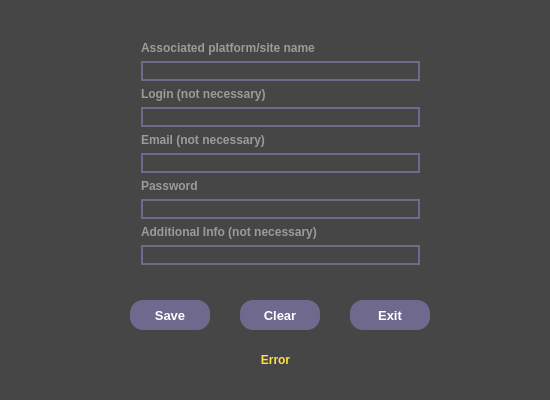
<?xml version="1.0" encoding="UTF-8"?>
<ui version="4.0">
 <class>RecordClass</class>
 <widget class="QMainWindow" name="RecordClass">
  <property name="geometry">
   <rect>
    <x>0</x>
    <y>0</y>
    <width>550</width>
    <height>400</height>
   </rect>
  </property>
  <property name="windowTitle">
   <string>Record</string>
  </property>
  <property name="styleSheet">
   <string notr="true">background-color: rgb(70, 70, 70);</string>
  </property>
  <widget class="QWidget" name="centralWidget">
   <widget class="QWidget" name="verticalLayoutWidget">
    <property name="geometry">
     <rect>
      <x>130</x>
      <y>30</y>
      <width>301</width>
      <height>246</height>
     </rect>
    </property>
    <layout class="QVBoxLayout" name="verticalLayout">
     <item>
      <widget class="QLabel" name="Name">
       <property name="font">
        <font>
         <bold>true</bold>
        </font>
       </property>
       <property name="styleSheet">
        <string notr="true">color: rgb(155, 155, 155);</string>
       </property>
       <property name="text">
        <string>Associated platform/site name</string>
       </property>
      </widget>
     </item>
     <item>
      <widget class="QLineEdit" name="NameLabel">
       <property name="font">
        <font>
         <bold>true</bold>
        </font>
       </property>
       <property name="styleSheet">
        <string notr="true">border:2px solid rgb(111, 106, 141);
color: rgb(255, 255, 255);</string>
       </property>
      </widget>
     </item>
     <item>
      <widget class="QLabel" name="Login">
       <property name="font">
        <font>
         <bold>true</bold>
        </font>
       </property>
       <property name="styleSheet">
        <string notr="true">color: rgb(155, 155, 155);</string>
       </property>
       <property name="text">
        <string>Login (not necessary)</string>
       </property>
      </widget>
     </item>
     <item>
      <widget class="QLineEdit" name="LoginLabel">
       <property name="font">
        <font>
         <bold>true</bold>
        </font>
       </property>
       <property name="styleSheet">
        <string notr="true">border:2px solid rgb(111, 106, 141);
color: rgb(255, 255, 255);</string>
       </property>
      </widget>
     </item>
     <item>
      <widget class="QLabel" name="Email">
       <property name="font">
        <font>
         <bold>true</bold>
        </font>
       </property>
       <property name="styleSheet">
        <string notr="true">color: rgb(155, 155, 155);</string>
       </property>
       <property name="text">
        <string>Email (not necessary)</string>
       </property>
      </widget>
     </item>
     <item>
      <widget class="QLineEdit" name="EmailLabel">
       <property name="font">
        <font>
         <bold>true</bold>
        </font>
       </property>
       <property name="styleSheet">
        <string notr="true">border:2px solid rgb(111, 106, 141);
color: rgb(255, 255, 255);</string>
       </property>
      </widget>
     </item>
     <item>
      <widget class="QLabel" name="Password">
       <property name="font">
        <font>
         <bold>true</bold>
        </font>
       </property>
       <property name="styleSheet">
        <string notr="true">color: rgb(155, 155, 155);</string>
       </property>
       <property name="text">
        <string>Password</string>
       </property>
      </widget>
     </item>
     <item>
      <widget class="QLineEdit" name="PasswordLabel">
       <property name="font">
        <font>
         <bold>true</bold>
        </font>
       </property>
       <property name="styleSheet">
        <string notr="true">border:2px solid rgb(111, 106, 141);
color: rgb(255, 255, 255);</string>
       </property>
      </widget>
     </item>
     <item>
      <widget class="QLabel" name="AddItionalInfo">
       <property name="font">
        <font>
         <bold>true</bold>
        </font>
       </property>
       <property name="styleSheet">
        <string notr="true">color: rgb(155, 155, 155);</string>
       </property>
       <property name="text">
        <string>Additional Info (not necessary)</string>
       </property>
      </widget>
     </item>
     <item>
      <widget class="QLineEdit" name="AdditioanlInfoLabel">
       <property name="font">
        <font>
         <bold>true</bold>
        </font>
       </property>
       <property name="styleSheet">
        <string notr="true">border:2px solid rgb(111, 106, 141);
color: rgb(255, 255, 255);</string>
       </property>
      </widget>
     </item>
    </layout>
   </widget>
   <widget class="QPushButton" name="SaveButton">
    <property name="geometry">
     <rect>
      <x>130</x>
      <y>300</y>
      <width>80</width>
      <height>30</height>
     </rect>
    </property>
    <property name="font">
     <font>
      <pointsize>10</pointsize>
      <bold>true</bold>
     </font>
    </property>
    <property name="styleSheet">
     <string notr="true">QPushButton{
	background-color: rgb(111, 106, 141);
	border: none;
	border-radius: 13px;
	color: rgb(255, 255, 255);
}
QPushButton:hover{
	background-color: rgb(105, 101, 134);
}
QPushButton:pressed{
	background-color: rgb(101, 97, 129);
}</string>
    </property>
    <property name="text">
     <string>Save</string>
    </property>
   </widget>
   <widget class="QPushButton" name="ClearButton">
    <property name="geometry">
     <rect>
      <x>240</x>
      <y>300</y>
      <width>80</width>
      <height>30</height>
     </rect>
    </property>
    <property name="font">
     <font>
      <pointsize>10</pointsize>
      <bold>true</bold>
     </font>
    </property>
    <property name="styleSheet">
     <string notr="true">QPushButton{
	background-color: rgb(111, 106, 141);
	border: none;
	border-radius: 13px;
	color: rgb(255, 255, 255);
}
QPushButton:hover{
	background-color: rgb(105, 101, 134);
}
QPushButton:pressed{
	background-color: rgb(101, 97, 129);
}</string>
    </property>
    <property name="text">
     <string>Clear</string>
    </property>
   </widget>
   <widget class="QPushButton" name="ExitButton">
    <property name="geometry">
     <rect>
      <x>350</x>
      <y>300</y>
      <width>80</width>
      <height>30</height>
     </rect>
    </property>
    <property name="font">
     <font>
      <pointsize>10</pointsize>
      <bold>true</bold>
     </font>
    </property>
    <property name="styleSheet">
     <string notr="true">QPushButton{
	background-color: rgb(111, 106, 141);
	border: none;
	border-radius: 13px;
	color: rgb(255, 255, 255);
}
QPushButton:hover{
	background-color: rgb(105, 101, 134);
}
QPushButton:pressed{
	background-color: rgb(101, 97, 129);
}</string>
    </property>
    <property name="text">
     <string>Exit</string>
    </property>
   </widget>
   <widget class="QPushButton" name="Close">
    <property name="geometry">
     <rect>
      <x>520</x>
      <y>0</y>
      <width>31</width>
      <height>24</height>
     </rect>
    </property>
    <property name="styleSheet">
     <string notr="true">QPushButton{
	border: none;
}
QPushButton:hover{
	background-color: rgb(80, 80, 80);
}
QPushButton:pressed{
	background-color: rgb(90, 90, 90);
}</string>
    </property>
    <property name="text">
     <string/>
    </property>
    <property name="icon">
     <iconset>
      <normaloff>../icons/cross.png</normaloff>../icons/cross.png</iconset>
    </property>
    <property name="iconSize">
     <size>
      <width>12</width>
      <height>12</height>
     </size>
    </property>
   </widget>
   <widget class="QLabel" name="ErrorLabel">
    <property name="geometry">
     <rect>
      <x>10</x>
      <y>350</y>
      <width>531</width>
      <height>20</height>
     </rect>
    </property>
    <property name="font">
     <font>
      <bold>true</bold>
     </font>
    </property>
    <property name="styleSheet">
     <string notr="true">color: rgb(255, 224, 70);</string>
    </property>
    <property name="text">
     <string>Error</string>
    </property>
    <property name="alignment">
     <set>Qt::AlignCenter</set>
    </property>
   </widget>
  </widget>
 </widget>
 <layoutdefault spacing="6" margin="11"/>
 <resources/>
 <connections/>
</ui>
